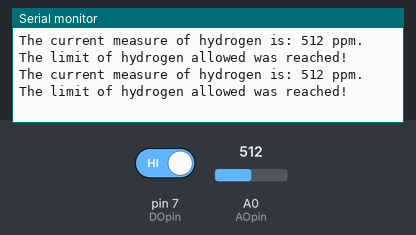
The sketch below on a simulated Arduino Uno, built with avr-gcc and run on an emulated ATmega328P. Shown: the last lines printed to the serial monitor. The test bench sets the inputs (shaded band); at power-on: pin 7 (DOpin) HIGH, A0 (AOpin) = 512.

Above: at 2.8 s.
2.9 s: pin 7 (DOpin) driven LOW
At 4.6 s:
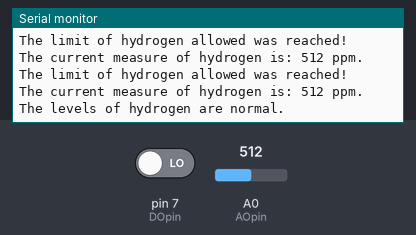
7.5 s: A0 (AOpin) set to 716
At 8.9 s:
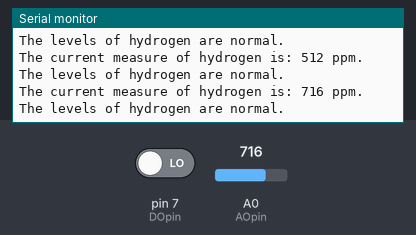
10.2 s: A0 (AOpin) set to 900
At 13.3 s:
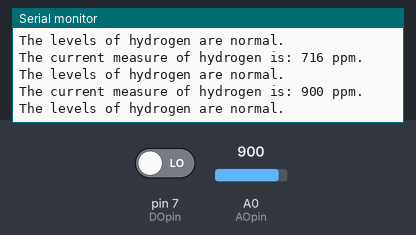
Timing chart, 0 to 14.8 s (numbered marks = the images above; inputs shaded):
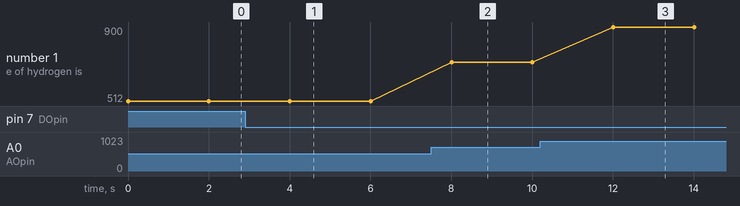

The sketch:

MQ-8_BasicProgram.ino
```cpp
const int AOpin=0;
const int DOpin=7;
int limit;
int value;

void setup() {
  Serial.begin(115200);
  pinMode(DOpin, INPUT);
}

void loop()
{
  value = analogRead(AOpin);
  limit = digitalRead(DOpin);
  Serial.print("The current measure of hydrogen is: ");
  Serial.print(value);
  Serial.println(" ppm.");
  if (limit == 0){
    Serial.println("The levels of hydrogen are normal.\n");
  } else {
    Serial.println("The limit of hydrogen allowed was reached!\n");
  }
  delay(2000);
}
```

Measured:
- after the input at 2.9 s, the serial monitor: prints a new line after 1.1 s (image 1)
- after the input at 7.5 s, the serial monitor: prints a new line after 0.51 s (image 2)
- after the input at 10.2 s, the serial monitor: prints a new line after 1.8 s (image 3)
- plotted number 1: 512 → 716 after the input at 7.5 s, 716 → 900 after the input at 10.2 s
